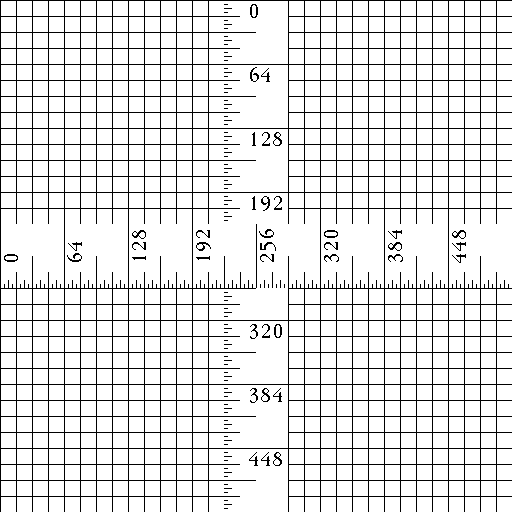
#> input picture ruler.512.tiff, 512 x 512 px
$ python singularValueDecomposition.py   (Python 2 division)
#> lines starting #> are read from the running program, lines starting #| are printed output that depends on the picture
# -*- coding: utf-8 -*-
"""
Spyder Editor

@creator : anshulTalati
"""

# Import all the library , numpy is used for matrix operations and PIl is used for image to pixel array conversion and vice versa
from PIL import Image
import numpy as np

# Reading the Image into Matrix.
im = Image.open('ruler.512.tiff')
#> im is the input picture: PIL image 512x512 L; 89% white; black in thin lines or dots
imageArray = np.array(im)

# Taking the input of Rank from the user for image Regeneration.
rank = int(input("Please Enter the value of rank you to use to generate the image \n ") )
#> the answer given: 3

# Calling svd function of nupy to calcuate the u, s and vtranspose.
u , s, vh = np.linalg.svd(imageArray)
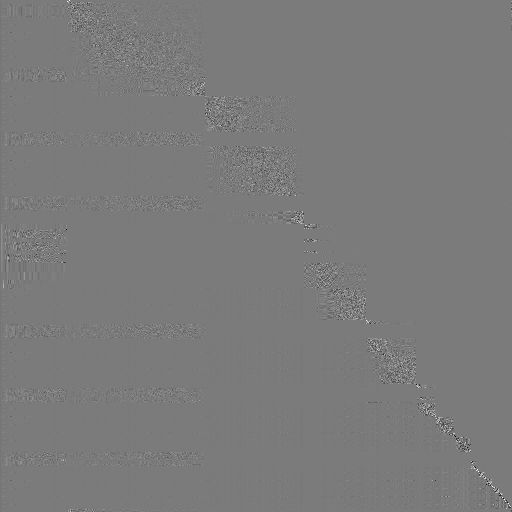
#> u: shape (512, 512) float64; min -0.935, max 1, mean -7.02e-05; drawn with min black and max white
#> s = 512 values, max 122152.3 at index 0, min 6.72e-12 at index 511, mean 412.8

# modifing the S-matrix acc. to the Given Rank and diagonal matrix
s = s[:rank]
#> s = [122152.3, 7423.4, 6987.7]
smat = np.diag(s)
#> smat = [[122152.3, 0, 0], [0, 7423.4, 0], [0, 0, 6987.7]]

# Applying the rank to Matrices u and v
u = u[:,:rank]
#> u = 512 rows, first 8: [0, 0, 0], [-0.0459, -0.0149, 0.00178], [-0.0459, -0.0149, 0.00178], [-0.0459, -0.0149, 0.00178], [-0.0452, -0.0196, -0.0194], [-0.0456, -0.00413, -0.0121], [-0.0457, -0.00586, -0.00379], [-0.0456, -0.00329, -0.0132]
vh = vh[:rank,:]


# matrix multiplication and generating the array for the image generation
umuls= np.dot(u, smat )
#> umuls = 512 rows, first 8: [0, 0, 0], [-5607.4, -110.4, 12.42], [-5607.4, -110.4, 12.42], [-5607.4, -110.4, 12.42], [-5525.9, -145.3, -135.2], [-5565.1, -30.7, -84.61], [-5587.2, -43.5, -26.5], [-5564.8, -24.39, -92.15]
R = np.dot(np.dot(u, smat ),vh )
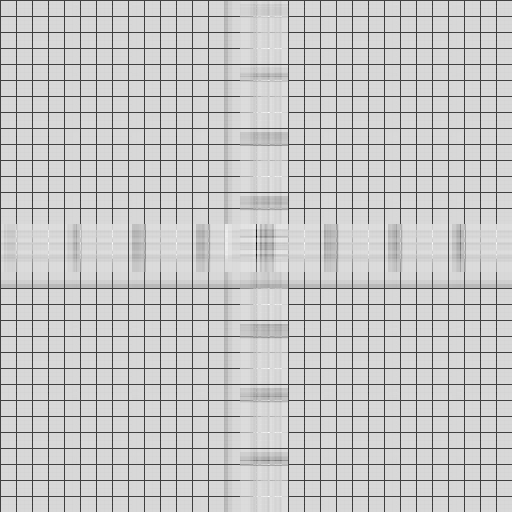
#> R: shape (512, 512) float64; min -107.9, max 320.8, mean 227; drawn with min black and max white
print R.shape
#| (512, 512)

# Generation Image from the Array.
im1 = Image.fromarray(np.uint8(R),'L')
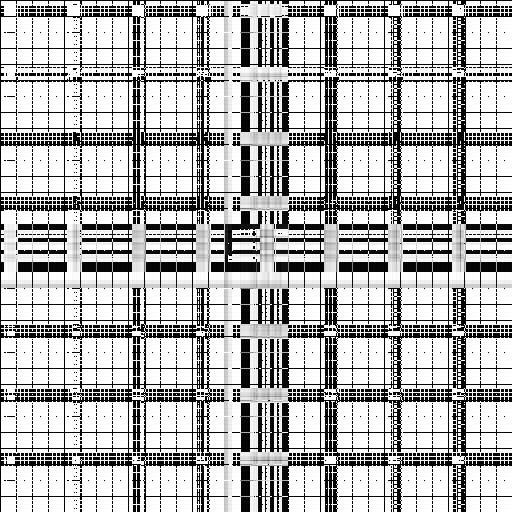
#> im1: PIL image 512x512 L; min 0, max 255, mean 181.7
im1.show()

$ run again, with rank10.jpg saved as ruler.512.tiff
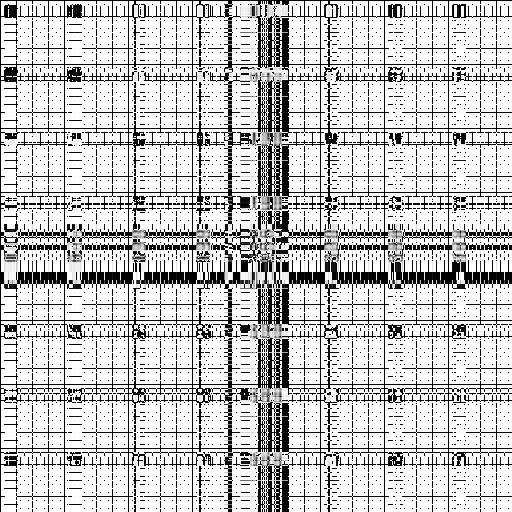
#> input picture rank10.jpg, 512 x 512 px
#> im is the input picture: PIL image 512x512 L; min 0, max 255, mean 196.3
#> `u , s, vh = np.linalg.svd(imageArray)`:
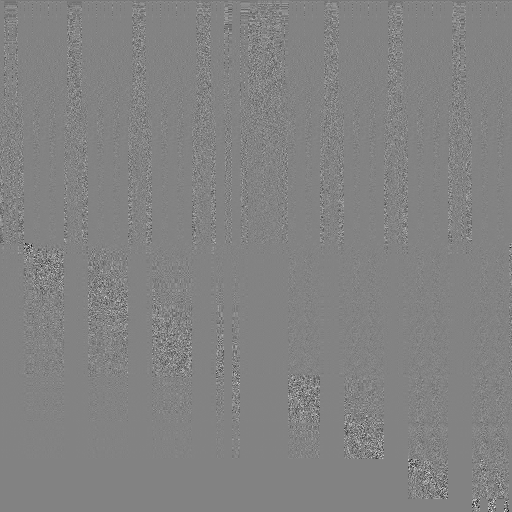
#> vh: shape (512, 512) float64; min -0.667, max 0.632, mean -7.11e-05; drawn with min black and max white
#> `u , s, vh = np.linalg.svd(imageArray)`: s = 512 values, max 107572.5 at index 0, min 9e-12 at index 243, mean 576.4
#> `s = s[:rank]`: s = [107572.5, 19917.5, 15088.2]
#> smat = [[107572.5, 0, 0], [0, 19917.5, 0], [0, 0, 15088.2]]
#> `u = u[:,:rank]`: u = 512 rows, first 8: [-0.000592, 0.000141, -0.00103], [-0.0496, -0.0279, -0.00264], [-0.0495, -0.028, -0.00432], [-0.0497, -0.0273, -0.00548], [-0.0416, 0.0213, 0.0685], [-0.0432, 0.034, 0.0513], [-0.0399, 0.0764, -0.0159], [-0.04, 0.0784, -0.0171]
#> umuls = 512 rows, first 8: [-63.71, 2.81, -15.53], [-5334.4, -555.8, -39.77], [-5321.6, -558.2, -65.12], [-5345.4, -543.3, -82.7], [-4477.7, 423.7, 1033.6], [-4651.2, 677.4, 773.5], [-4293.5, 1520.9, -240.2], [-4304.8, 1560.8, -257.3]
#| (512, 512)
#> `im1 = Image.fromarray(np.uint8(R),'L')`:
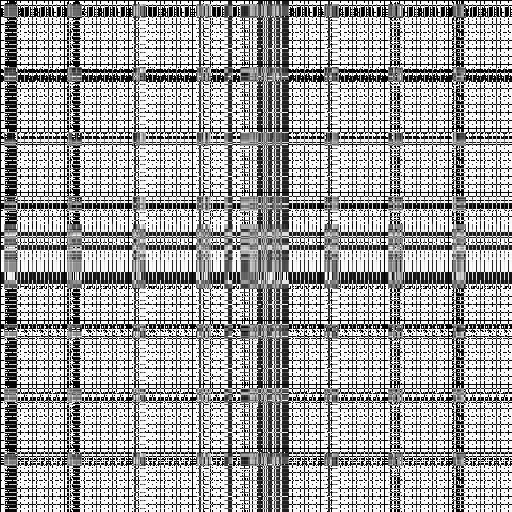
#> im1: PIL image 512x512 L; min 0, max 255, mean 159.9

$ run again, with rank20.jpg saved as ruler.512.tiff
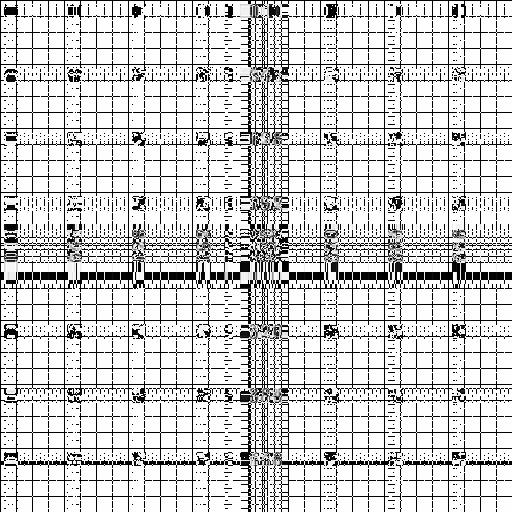
#> input picture rank20.jpg, 512 x 512 px
#> im is the input picture: PIL image 512x512 L; min 0, max 255, mean 204.8
#> `u , s, vh = np.linalg.svd(imageArray)`:
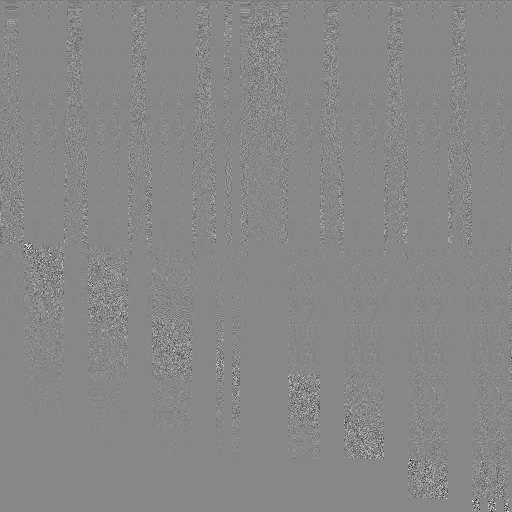
#> vh: shape (512, 512) float64; min -0.722, max 0.635, mean -0.000107; drawn with min black and max white
#> `u , s, vh = np.linalg.svd(imageArray)`: s = 512 values, max 111329.1 at index 0, min 8.84e-12 at index 243, mean 622.2
#> `s = s[:rank]`: s = [111329.1, 16424.4, 11647.5]
#> smat = [[111329.1, 0, 0], [0, 16424.4, 0], [0, 0, 11647.5]]
#> `u = u[:,:rank]`: u = 512 rows, first 8: [-0.000632, -7.01e-05, 0.000437], [-0.0488, -0.0289, 0.00861], [-0.049, -0.0286, 0.0106], [-0.0487, -0.0295, 0.00957], [-0.0422, 0.0521, -0.00166], [-0.042, 0.0465, -0.00605], [-0.0445, 0.0212, -0.00892], [-0.04, 0.0788, 0.0738]
#> umuls = 512 rows, first 8: [-70.38, -1.15, 5.09], [-5434.4, -475.5, 100.3], [-5449.6, -470.1, 123.4], [-5423.7, -484.2, 111.5], [-4693.4, 856.2, -19.33], [-4680.9, 763, -70.45], [-4954.6, 348, -103.9], [-4458.2, 1293.8, 859.7]
#| (512, 512)
#> `im1 = Image.fromarray(np.uint8(R),'L')`:
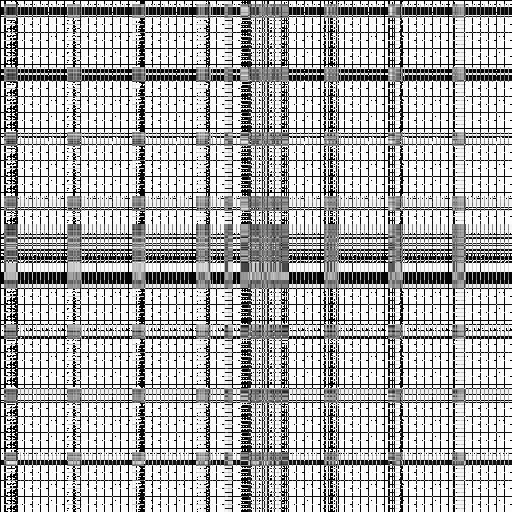
#> im1: PIL image 512x512 L; min 0, max 255, mean 173.9
